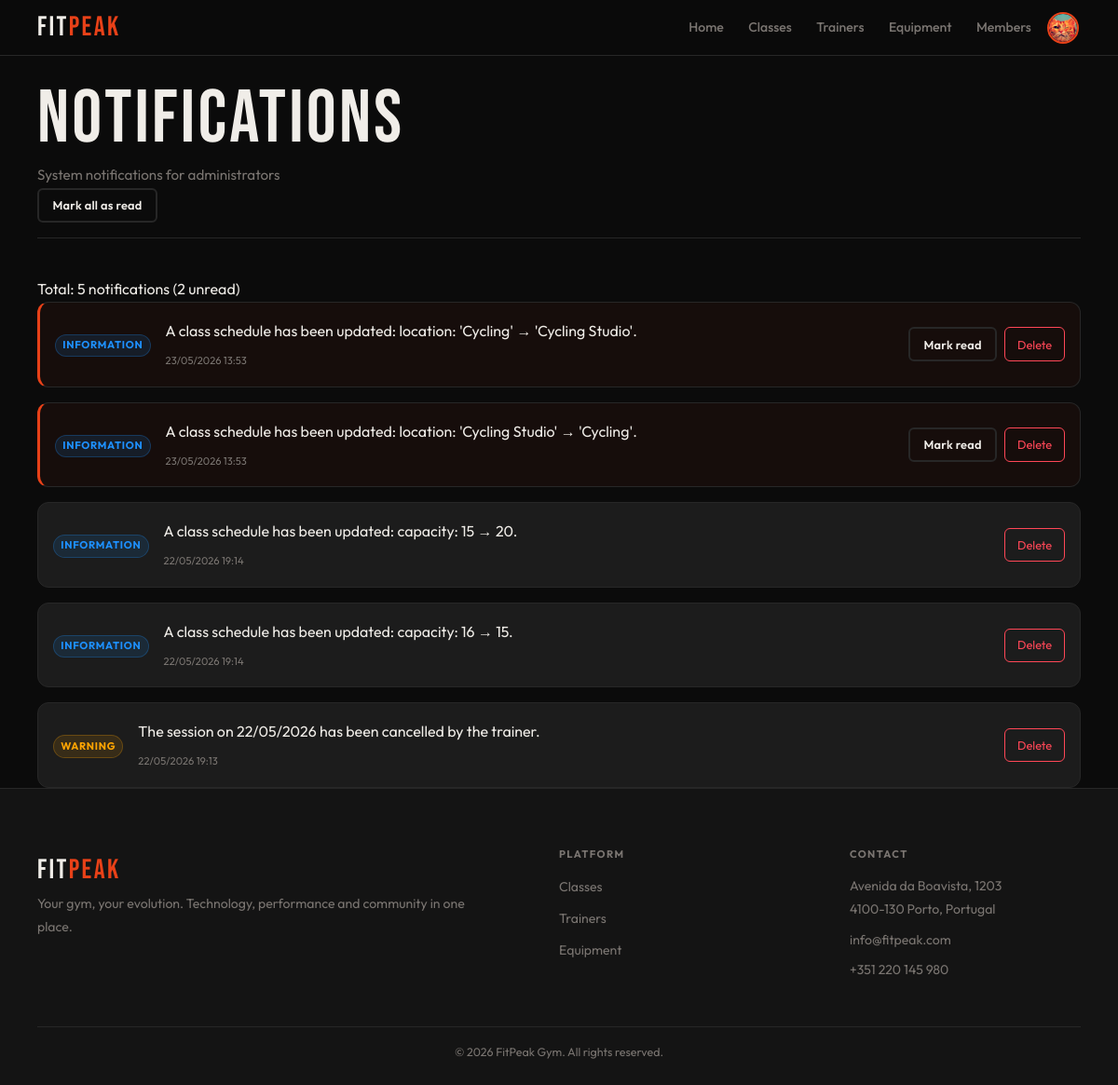
Before: /admin/notifications.php (signed in) with the older database file.
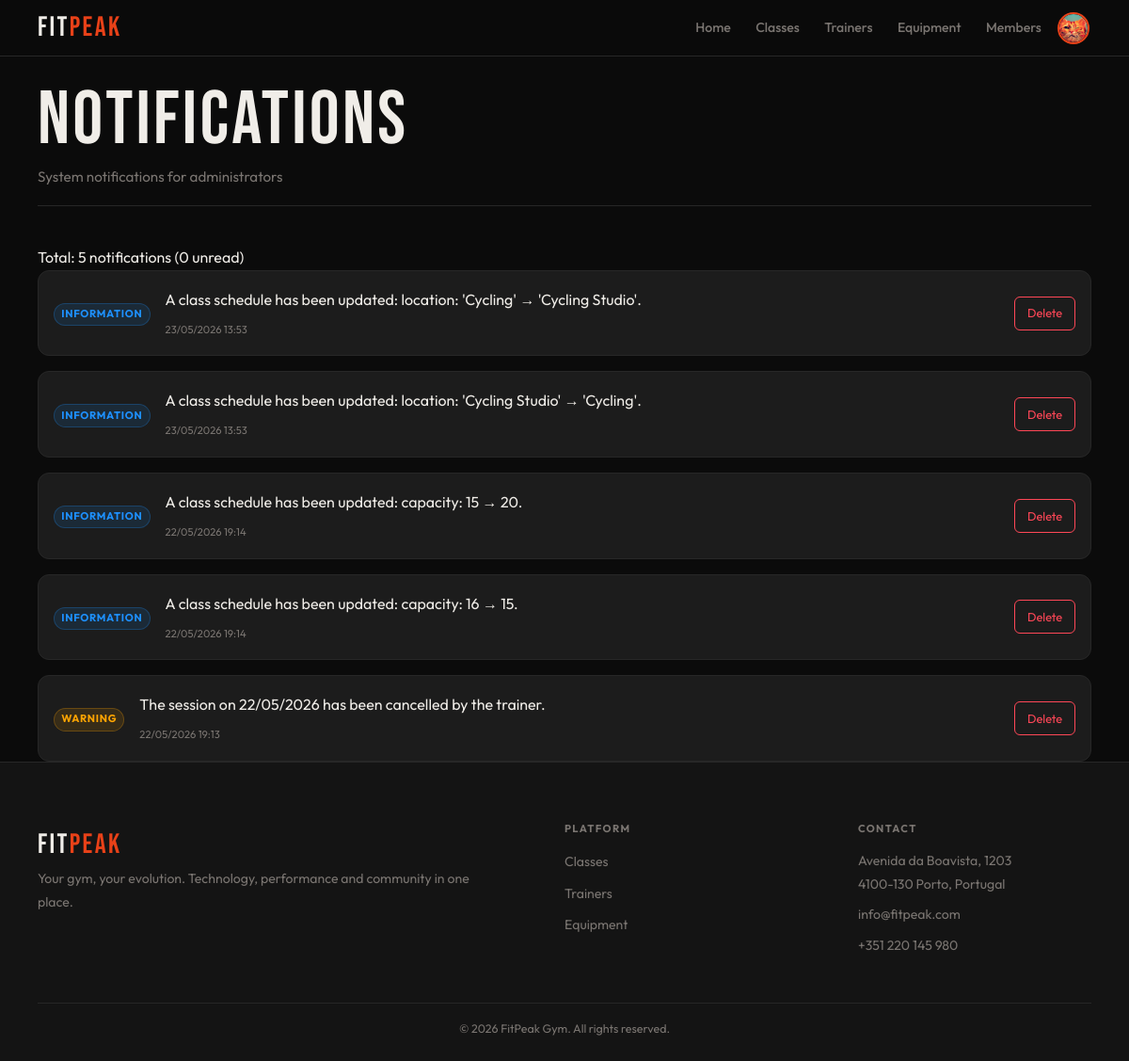
After: the same page with the newer database file.
### tables this page shows
CREATE TABLE notifications (
    id INTEGER PRIMARY KEY AUTOINCREMENT,
    user_id INTEGER NOT NULL,
    message TEXT NOT NULL,
    notification_type_id INTEGER NOT NULL,
    read_at DATETIME DEFAULT NULL,
    created_at DATETIME DEFAULT CURRENT_TIMESTAMP, type TEXT DEFAULT 'info',
    FOREIGN KEY(user_id) REFERENCES users(id) ON DELETE CASCADE,
    FOREIGN KEY(notification_type_id) REFERENCES notification_types(id)
);

CREATE TABLE notification_types (
    id INTEGER PRIMARY KEY AUTOINCREMENT,
    name TEXT UNIQUE NOT NULL,
    label TEXT NOT NULL,
    css_class TEXT DEFAULT 'info',
    active INTEGER NOT NULL DEFAULT 1
);

### db/notifications.php (called while the page is built, shortened)
<?php
function getNotificationsForUser($pdo, $userId, $limit = 50, $offset = 0) {
    $stmt = $pdo->prepare("
        SELECT n.*, nt.label as type_label, nt.css_class
        FROM notifications n
        JOIN notification_types nt ON n.notification_type_id = nt.id
        WHERE n.user_id = ?
        ORDER BY n.created_at DESC
        LIMIT ? OFFSET ?
    ");
    $stmt->execute([$userId, $limit, $offset]);
    return $stmt->fetchAll(PDO::FETCH_ASSOC);
}
function getUnreadCountForUser($pdo, $userId) {
    $stmt = $pdo->prepare("SELECT COUNT(*) FROM notifications WHERE user_id = ? AND read_at IS NULL");
    $stmt->execute([$userId]);
    return (int)$stmt->fetchColumn();
}

### template/notifications.php (the view, shortened to what this page needs)
<?php
function output_notifications_list($notifications) {
    ?>
    <div class="notifications-list">
        <?php foreach ($notifications as $notif): ?>
            <div class="notification-item <?= $notif['read_at'] ? 'read' : 'unread' ?>" data-id="<?= $notif['id'] ?>">
                <div class="notification-icon">
                    <span class="badge badge-<?= htmlspecialchars($notif['css_class']) ?>">
                        <?= htmlspecialchars($notif['type_label']) ?>
                    </span>
                </div>
                <div class="notification-content">
                    <p><?= htmlspecialchars($notif['message']) ?></p>
                    <small class="notification-date"><?= date('d/m/Y H:i', strtotime($notif['created_at'])) ?></small>
                </div>
                <div class="notification-actions">
                    <?php if (!$notif['read_at']): ?>
                        <button class="mark-read-btn secondary-button btn-sm" data-id="<?= $notif['id'] ?>">Mark read</button>
                    <?php endif; ?>
                    <button class="delete-notif-btn danger-button btn-sm" data-id="<?= $notif['id'] ?>">Delete</button>
                </div>
            </div>
        <?php endforeach; ?>
    </div>
    <?php
}

### includes/header.php (shortened to what this page needs)
<?php
if (!function_exists('output_header')) {
    function output_header($pageCss) {
        $loggedIn = isset($_SESSION['user_id']);
        $userName = $_SESSION['user_name'] ?? '';
        $userRole = $_SESSION['role'] ?? '';
        $userPhoto = $_SESSION['user_photo'] ?? null;
        $userIsAdmin = !empty($_SESSION['is_admin']) || $userRole === 'admin';
        $currentPath = $_SERVER['PHP_SELF'] ?? '';
        $isAdminArea = strpos($currentPath, '/admin/') !== false;
        $avatarHtml = '';
        if ($loggedIn) {
            $initial = strtoupper(substr($userName, 0, 1));
            if (!empty($userPhoto)) {
                $avatarHtml = '<img src="' . htmlspecialchars($userPhoto) . '" alt="' . htmlspecialchars($userName) . '" class="avatar-img">';
            } else {
                $avatarHtml = '<span class="avatar-initial">' . htmlspecialchars($initial) . '</span>';
            }
        }
        if ($loggedIn && $isAdminArea && $userIsAdmin) {
            $headerArea = 'admin';
        } elseif ($loggedIn && $userRole === 'member') {
            $headerArea = 'member';
        } elseif ($loggedIn && $userRole === 'trainer') {
            $headerArea = 'trainer';
        } elseif ($loggedIn && $userRole === 'admin') {
            $headerArea = 'admin';
        } else {
            $headerArea = 'public';
        }
        if ($headerArea === 'member') {
            $logoLink = '../member/dashboard.php';
            $profileLink = '../member/profile.php';
        } elseif ($headerArea === 'trainer') {
            $logoLink = '../trainer/dashboard.php';
            $profileLink = '../trainer/profile.php';
        } elseif ($headerArea === 'admin') {
            $logoLink = '../admin/dashboard.php';
            $profileLink = '../admin/profile.php';
        } else {
            $logoLink = '../index.php';
            $profileLink = '../pages/login.php';
        }
?>
<!DOCTYPE html>
<html lang="en">
<head>
    <link rel="stylesheet" href="../css/base.css">
    <link rel="stylesheet" href="../css/components.css">
    <link rel="stylesheet" href="../css/pages/<?= htmlspecialchars($pageCss) ?>">
</head>
<body>
<header>
    <nav class="navbar" aria-label="Main navigation">
        <a href="<?= htmlspecialchars($logoLink) ?>" class="logo">FIT<span>PEAK</span></a>
        <ul class="nav-menu">
            <?php if ($headerArea === 'member'): ?>
                <li><a href="../member/dashboard.php">Home</a></li>
                <li><a href="../member/classes.php">Classes</a></li>
                <li><a href="../member/trainers.php">Trainers</a></li>
                <li><a href="../member/equipment.php">Equipment</a></li>
                <?php if ($userIsAdmin): ?>
                    <li><a href="../pages/choose_area.php" class="nav-login">Switch Area</a></li>
                <?php endif; ?>
                <li class="nav-avatar">
                    <a href="../member/profile.php" class="avatar-link" title="My Profile">
                        <div class="avatar">
                            <?= $avatarHtml ?>
                        </div>
                    </a>
                </li>
            <?php elseif ($headerArea === 'admin'): ?>
                <li><a href="../admin/dashboard.php">Home</a></li>
                <li><a href="../admin/classes.php">Classes</a></li>
                <li><a href="../admin/trainers.php">Trainers</a></li>
                <li><a href="../admin/equipment.php">Equipment</a></li>
                <li><a href="../admin/members.php">Members</a></li>
                <li class="nav-avatar">
                    <a href="<?= htmlspecialchars($profileLink) ?>" class="avatar-link" title="My Profile">
                        <div class="avatar">
                            <?= $avatarHtml ?>
                        </div>
                    </a>
                </li>
            <?php endif; ?>
        </ul>
    </nav>
</header>
<?php
    }
}
?>

### admin/notifications.php (shortened to what this page needs)
<?php
require_once '../includes/header.php';
require_once '../includes/footer.php';
require_once '../includes/auth.php';
require_once '../db/notifications.php';
require_once '../template/notifications.php';
$pdo = getDatabaseConnection();
$adminId = $_SESSION['user_id'];
$notifications = getNotificationsForUser($pdo, $adminId);
$unreadCount = getUnreadCountForUser($pdo, $adminId);
output_header('notifications.css');
?>
<main class="main">
    <div class="container">
        <header class="page-header">
            <div class="page-header-row">
                <div>
                    <h1>Notifications</h1>
                    <p>System notifications for administrators</p>
                </div>
                <div class="notification-header-actions">
                    <?php if ($unreadCount > 0): ?>
                        <form method="post" style="display: inline;">
                            <button type="submit" class="secondary-button btn-sm">Mark all as read</button>
                        </form>
                    <?php endif; ?>
                </div>
            </div>
        </header>
        <div class="results-bar">
            <p class="results-count">Total: <?= count($notifications) ?> notifications (<?= $unreadCount ?> unread)</p>
        </div>
        <?php output_notifications_list($notifications); ?>
    </div>
</main>
<?php output_footer(); ?>

### includes/footer.php
<?php
function output_footer($basePath = '') { ?>
    <footer class="site-footer">
        <div class="container">
            <div class="footer-grid">
                <div class="footer-box">
                    <span class="logo">FIT<span>PEAK</span></span>
                    <p>Your gym, your evolution. Technology, performance and community in one place.</p>
                </div>
                <div class="footer-box">
                    <h3>Platform</h3>
                    <ul>
                        <li><a href="<?= $basePath ?>classes.php">Classes</a></li>
                        <li><a href="<?= $basePath ?>trainers.php">Trainers</a></li>
                        <li><a href="<?= $basePath ?>equipment.php">Equipment</a></li>
                    </ul>
                </div>
                <div class="footer-box">
                    <h3>Contact</h3>
                    <p>Avenida da Boavista, 1203<br>4100-130 Porto, Portugal</p>
                    <p>info@fitpeak.com</p>
                    <p>+351 220 145 980</p>
                </div>
            </div>
            <div class="footer-bottom">
                <p>&copy; 2026 FitPeak Gym. All rights reserved.</p>
            </div>
        </div>
    </footer>
    </body>
    </html>
<?php } ?>

### css/base.css (style rules this page uses)
:root { --bg: #0b0b0b; --surface: #141414; --card: #1c1c1c; --border: #272727; --accent: #e84118; --accent-glow: rgba(232, 65, 24, 0.28); --text: #f0ede8; --muted: #7a7571; --success: #2ed573; --warning: #ffa502; --danger: #ff4757; --info: #1e90ff; --ff-display: 'Bebas Neue', sans-serif; --ff-body: 'Outfit', sans-serif; --sp-xs: 0.25rem; --sp-sm: 0.5rem; --sp-md: 1rem; --sp-lg: clamp(1rem, 3vw, 1.5rem); --sp-xl: clamp(1.5rem, 5vw, 2.5rem); --sp-2xl: clamp(2rem, 7vw, 4rem); --nav-h: 60px; --r-sm: 6px; --r-md: 12px; --r-pill: 999px; --touch: 44px; --max-w: 1200px; --shadow-a: 0 0 24px var(--accent-glow); --t: 0.22s cubic-bezier(0.4, 0, 0.2, 1); }
*, *::before, *::after { box-sizing: border-box; margin: 0; padding: 0; }
html { font-size: 16px; scroll-behavior: smooth; -webkit-text-size-adjust: 100%; }
body { font-family: var(--ff-body); background: var(--bg); color: var(--text); line-height: 1.6; min-height: 100dvh; display: flex; flex-direction: column; overflow-x: hidden; }
img, svg { display: block; max-width: 100%; height: auto; }
a { color: inherit; text-decoration: none; }
ul, ol { list-style: none; }
button { cursor: pointer; border: none; background: none; font: inherit; }
h1, h2, h3, h4, h5, h6 { font-family: var(--ff-display); letter-spacing: 0.04em; line-height: 1.1; font-weight: 400; }
h1 { font-size: clamp(2.2rem, 7vw, 5rem); }
h3, h4 { font-size: clamp(1rem, 2.5vw, 1.2rem); font-family: var(--ff-body); font-weight: 600; }
p { line-height: 1.75; }
.container { width: 100%; max-width: var(--max-w); margin-inline: auto; padding-inline: var(--sp-md); }
.main { flex: 1; padding-top: var(--nav-h); }
@media (min-width: 640px) { .container { padding-inline: var(--sp-lg); } }
@media (min-width: 1024px) { .container { padding-inline: var(--sp-xl); } }

### css/pages/notifications.css (style rules this page uses)
.notifications-list { display: flex; flex-direction: column; gap: var(--sp-md); }
.notification-item { display: flex; align-items: center; justify-content: space-between; gap: var(--sp-md); background: var(--card); border: 1px solid var(--border); border-radius: var(--r-md); padding: var(--sp-md); transition: background var(--t); }
.notification-icon { flex-shrink: 0; }
.notification-content { flex: 1; }
.notification-content p { margin-bottom: var(--sp-xs); }
.notification-date { font-size: 0.7rem; color: var(--muted); }
.notification-actions { display: flex; gap: var(--sp-sm); flex-shrink: 0; }
.danger-button { background: transparent; border: 1px solid var(--danger); color: var(--danger); padding: 0.3rem 0.8rem; border-radius: var(--r-sm); cursor: pointer; transition: all var(--t); }
.notification-item.unread { background: rgba(232, 65, 24, 0.05); border-left: 3px solid var(--accent); }

Changed rows visible on the page:
changed notifications "A class schedule has been updated: location: 'Cycling' → 'Cycling Studio'.": no longer shows "Mark read"
changed notifications "A class schedule has been updated: location: 'Cycling Studio' → 'Cycling'.": no longer shows "Mark read"
Other visible differences:
$unreadCount: "2" → "0"
text no longer shown: "Mark all as read"
